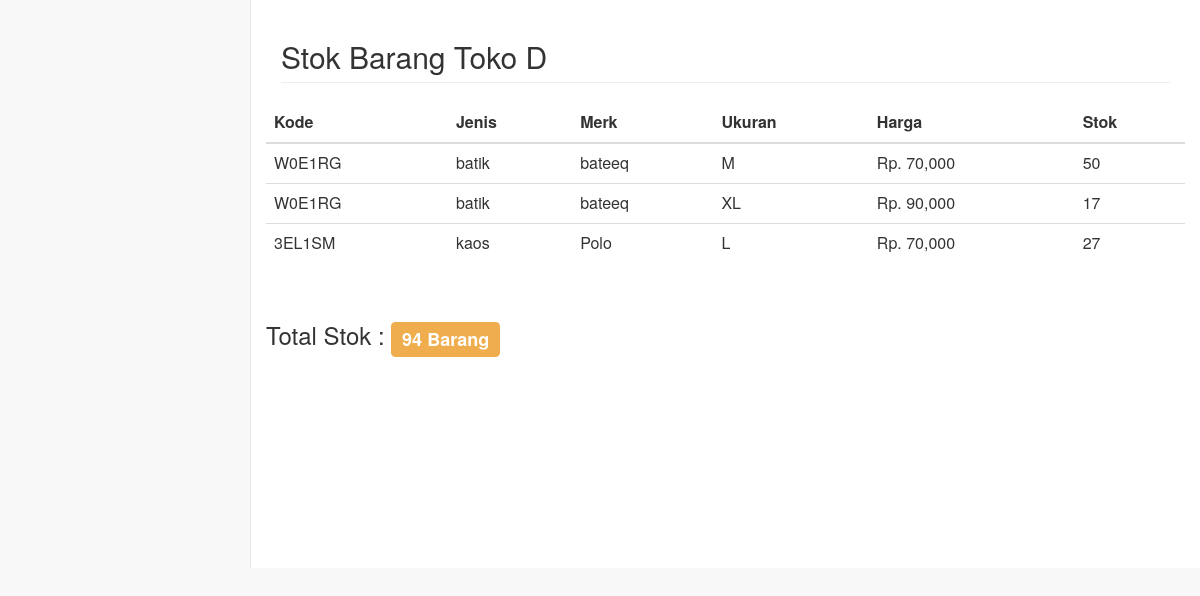
The page /LihatStok/stokDetail.php?toko=D on the database its author committed.
### tables this page shows
CREATE TABLE `barang` (
  `idBarang` int(6) NOT NULL,
  `kode` varchar(6) NOT NULL,
  `ukuran` varchar(8) DEFAULT NULL,
  `jumlah` int(6) NOT NULL,
  `harga` int(8) NOT NULL,
  `jenisBarang` varchar(40) NOT NULL,
  `toko` varchar(10) NOT NULL,
  `merk` varchar(30) NOT NULL
);

### LihatStok/stokDetail.php (the view, shortened to what this page needs)
<?php
	include "../koneksi.php";
	$toko=$_GET['toko'];
?>
<html>
<head>
    <link href="../vendor/bootstrap/css/bootstrap.min.css" rel="stylesheet">
    <link href="../vendor/metisMenu/metisMenu.min.css" rel="stylesheet">
	<link href="../dist/css/sb-admin-2.css" rel="stylesheet">
	<link href="../vendor/font-awesome/css/font-awesome.min.css" rel="stylesheet" type="text/css">
</head>
<body>
<div id="page-wrapper">
  <div class="row">
    <div class="col-lg-12">
      <h2 class="page-header">Stok Barang Toko <?php echo $toko; ?></h2>
    </div>
  </div>
<div class="row">
	<?php
		$qryTampil = mysqli_query($con,"select * from barang where toko='$toko' and jumlah>0 order by jenisBarang asc, merk asc, ukuran asc;");
		$qryHitung = mysqli_query($con,"select sum(jumlah) from barang where toko='$toko' and jumlah>0;");
		$dtaHit = mysqli_fetch_row($qryHitung);
	?>
      <table class="table table-hover table-responsive">
        <thead>
          <tr>
            <th>Kode</th>
            <th>Jenis</th>
            <th>Merk</th>
            <th>Ukuran</th>
		      	<th>Harga</th>
            <th>Stok</th>
          </tr>
        </thead>
        <tbody>
        <?php
          while ($dta = mysqli_fetch_array($qryTampil)) {
            echo '<tr>
              <td>'.$dta['kode'].'</td>
              <td>'.$dta['jenisBarang'].'</td>
			  <td>'.$dta['merk'].'</td>
              <td>'.$dta['ukuran'].'</td>
              <td>Rp. '.number_format($dta['harga']).'</td>
			  <td>'.$dta['jumlah'].'</td>
            </tr>';
          }
        ?>
        </tbody>
      </table>
	  <br>
	  <h3>
        Total Stok :
        <span class="label label-warning">
          <?php
			if(isset($dtaHit[0])){
				echo $dtaHit[0]." Barang";
			} else {
				echo "0 Barang";
			}
			?>
        </span>
      </h3>
</div>
</div>
</body>
</html>

### rows shown on the page
barang: kode "W0E1RG", jenisBarang "batik", merk "bateeq", ukuran "M", harga "70,000", jumlah "50"
barang: kode "W0E1RG", jenisBarang "batik", merk "bateeq", ukuran "XL", harga "90,000", jumlah "17"
barang: kode "3EL1SM", jenisBarang "kaos", merk "Polo", ukuran "L", harga "70,000", jumlah "27"

### other values the page prints
$toko "D"
$dtaHit[0] "94"
